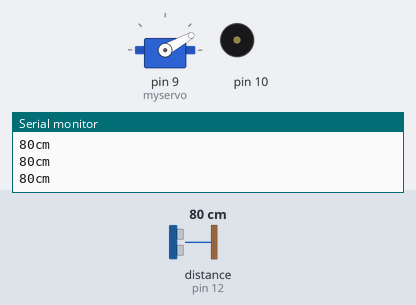
Bench run of a sketch on a simulated Arduino Uno, built with avr-gcc and run on an emulated ATmega328P. Parts: servo, buzzer (waves = sounding), the last lines printed to the serial monitor. The test bench sets the inputs (shaded band); at power-on: distance to the obstacle (sensor on pin 12) 80 cm. The echo pulse lasts 58.3 µs per cm.

Above: at 1.2 s.
1.3 s: distance to the obstacle (sensor on pin 12) set to 23 cm
At 2.13 s:
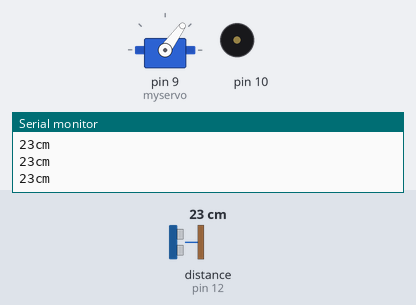
4.3 s: distance to the obstacle (sensor on pin 12) set to 18 cm
At 4.54 s:
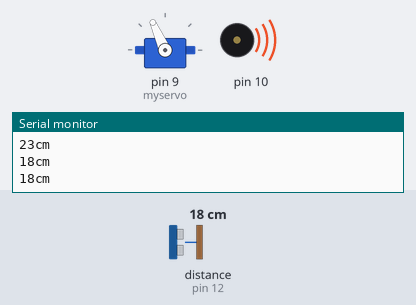
7.3 s: distance to the obstacle (sensor on pin 12) set to 299 cm
10.3 s: distance to the obstacle (sensor on pin 12) set to 2 cm
At 10.52 s:
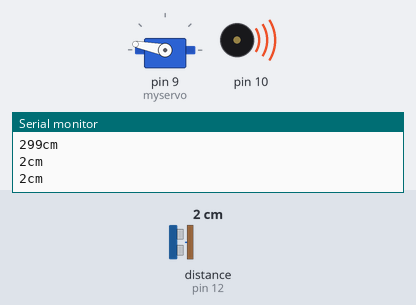
Timing chart, 0 to 21.6 s (numbered marks = the images above; inputs shaded):
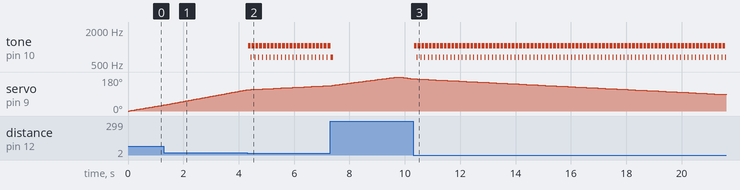

Measured:
- the behaviour switches between 21 and 20 cm on distance to the obstacle (sensor on pin 12) (found by bisection; images 1 and 2)
- after the input at 4.3 s, tone on pin 10: alternates 1047 Hz for 0.10 s and 659 Hz for 0.04 s, starting at once
- after the input at 10.3 s, tone on pin 10: alternates 1047 Hz for 0.10 s and 659 Hz for 0.04 s, starting at once

The sketch:

Turrent.ino
```cpp
#include <Servo.h>
#include "SR04.h"
#include "pitches.h"
#define TRIG_PIN 12
#define ECHO_PIN 11

Servo myservo;
SR04 sr04 = SR04(ECHO_PIN,TRIG_PIN);
int duration = 100;
long a;
int pos = 0;

void check_dis(){
  a=sr04.Distance();
  Serial.print(a);
  Serial.println("cm");
  if(a<=20){
    tone(10, NOTE_C6, duration);
    delay(100);
    tone(10, NOTE_E5, duration);
  }
}

void setup() {
  myservo.attach(9);
  Serial.begin(9600);
}

void loop() {
  for (pos = 0; pos <= 180; pos += 1) {
    myservo.write(pos);
    check_dis();
    delay(10);
  }

  for (pos = 180; pos >= 0; pos -= 1) {
    myservo.write(pos);
    check_dis();
    delay(10);
  }
}
```
